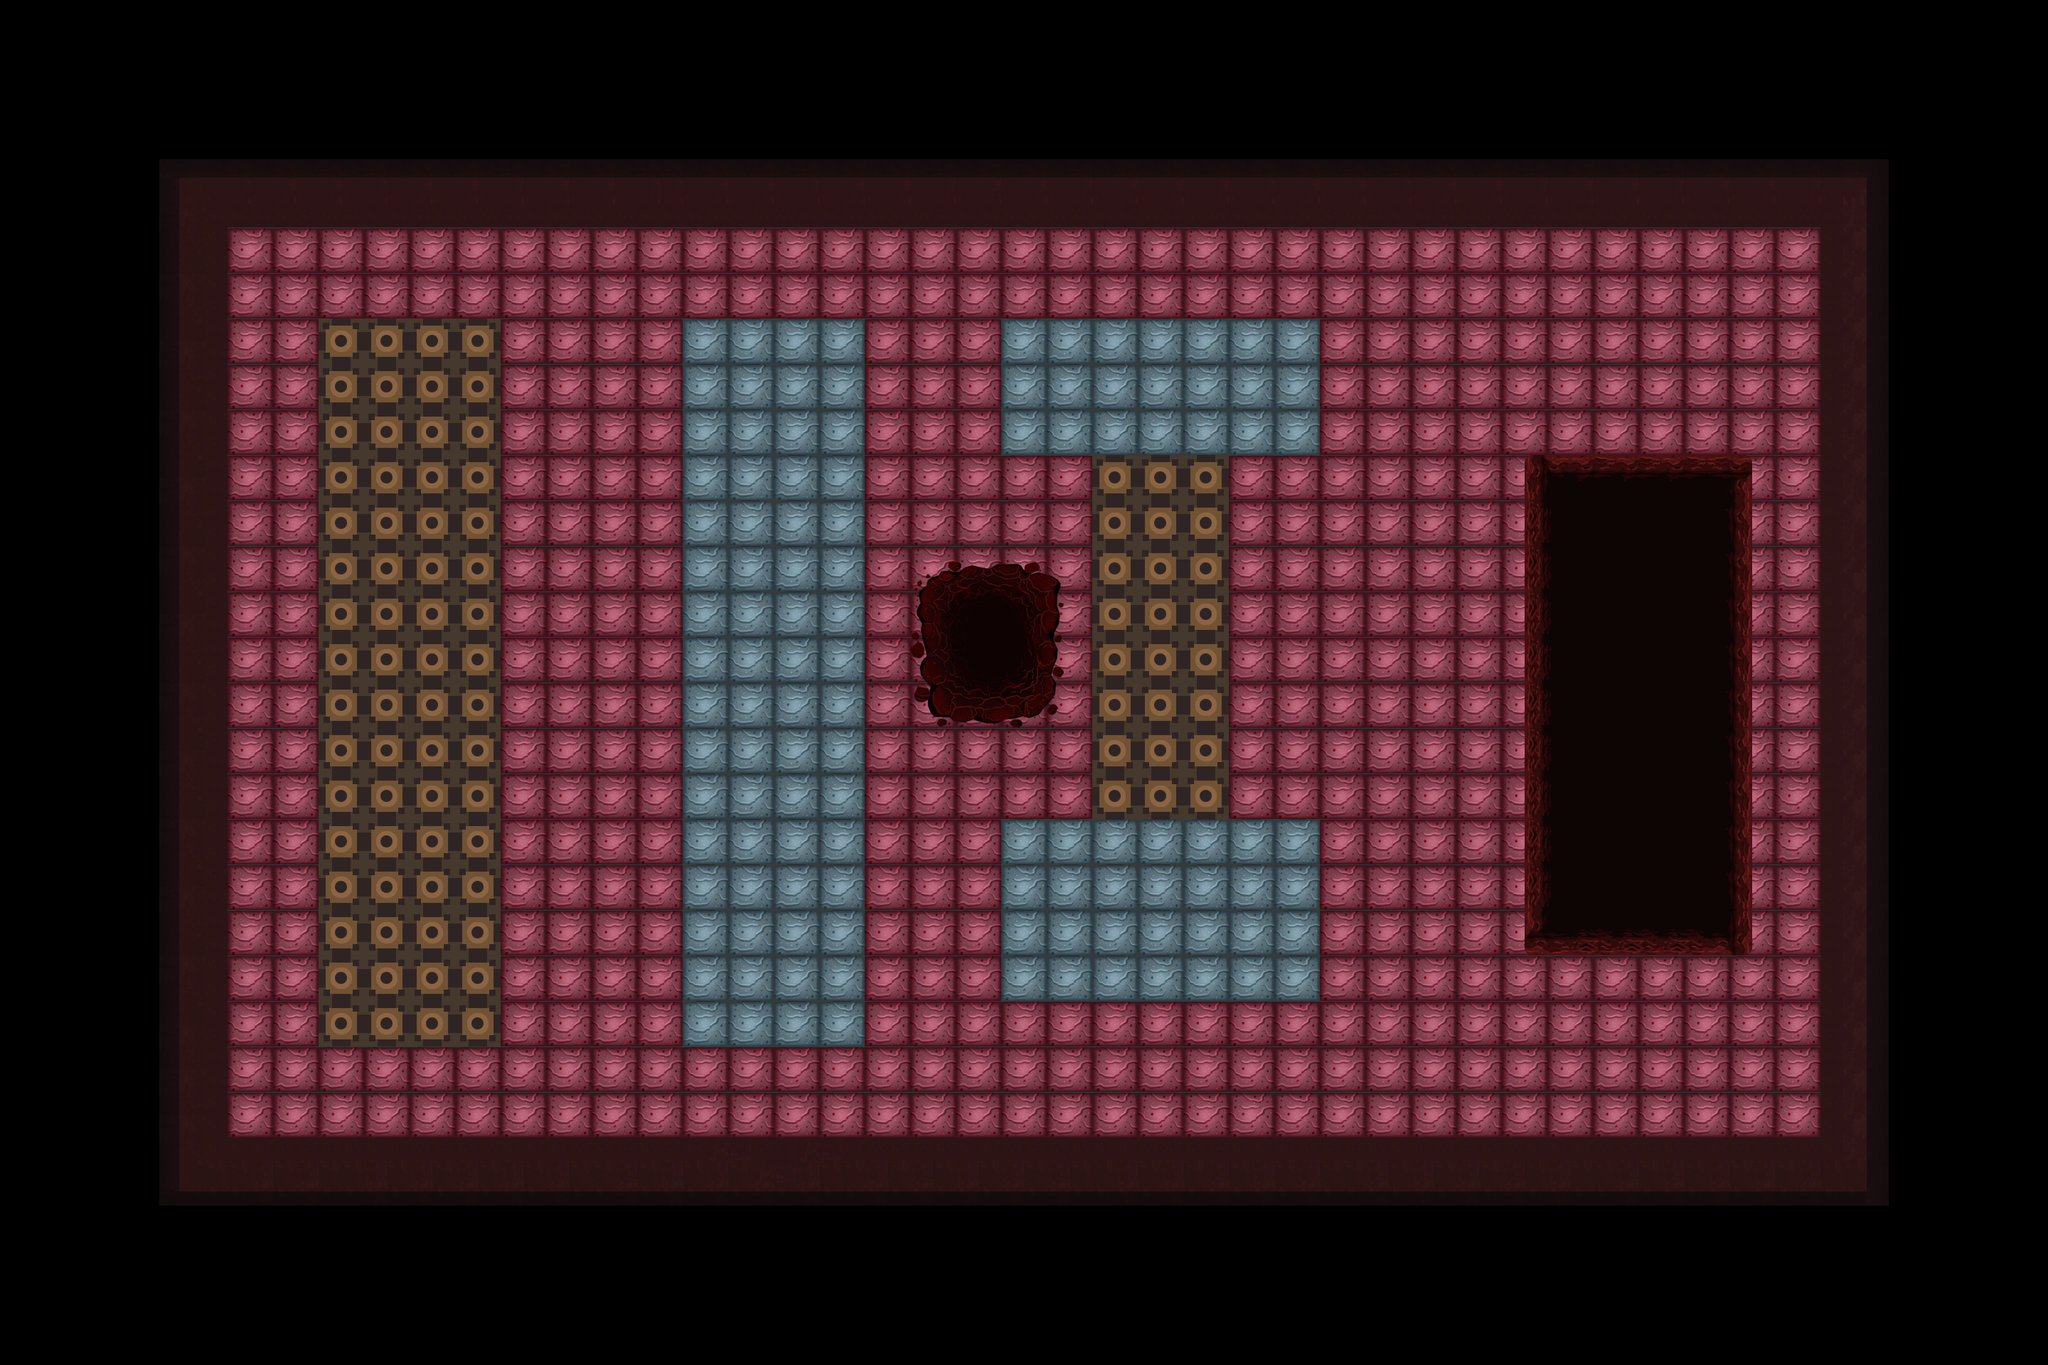

This game map was drawn from its Tiled (.tmx) file and the tilesets committed beside it. A one-line description and the trimmed map source follow:
An orthogonal 90x60 tile map with 32x32 px tiles, 2 tile layers (floor_tiles, walls), 2 tilesets and 32 objects (16x Scorpion, 4x BasicGameObject, 2x TilemapLayerObject, 2x Pit, LavaBurst, ...).

<map version="1.0" tiledversion="1.1.6" orientation="orthogonal" renderorder="right-down" width="90" height="60" tilewidth="32" tileheight="32" infinite="0" nextobjectid="187">
 <properties>
  <property name="atlas" value="image/game.atlas" />
  <property name="preload" value="room_0.tmx" />
 </properties>
 <tileset firstgid="1" source="../game.tsx" />
 <tileset firstgid="74" source="../HorrorGameTiles.tsx" />
 <objectgroup name="background" />
 <layer name="floor_tiles" width="90" height="60">
  <data>[5400 cells, 3496 non-empty, 46 distinct tile ids]</data>
 </layer>
 <layer name="walls" width="90" height="60">
  <data>[5400 cells, 221 non-empty, 37 distinct tile ids]</data>
 </layer>
 <objectgroup name="playground">
  <object id="49" name="floor_tiles" type="TilemapLayerObject" x="0" y="1888" width="32" height="32">
   <properties>
    <property name="tile_layer" value="floor_tiles" />
   </properties>
  </object>
  <object id="51" name="wall_tiles" type="TilemapLayerObject" x="0" y="1888" width="32" height="32">
   <properties>
    <property name="tile_layer" value="walls" />
   </properties>
  </object>
  <object id="75" name="east" type="BasicGameObject" x="2722" y="912" width="32" height="96" />
  <object id="76" name="west" type="BasicGameObject" x="112" y="912" width="32" height="96" />
  <object id="77" name="north" type="BasicGameObject" x="1396" y="128" width="96" height="32" />
  <object id="78" name="south" type="BasicGameObject" x="1396" y="1792" width="96" height="32" />
  <object id="150" name="Scorp" type="Scorpion" gid="61" x="445" y="1483" width="42" height="62" />
  <object id="157" name="Pit" type="Pit" x="1344" y="828" width="108" height="140" />
  <object id="158" name="LavaTrap" type="LavaBurst" gid="48" x="1273" y="953" width="247" height="103" />
  <object id="160" name="Scorp" type="Scorpion" gid="61" x="927" y="1461" width="42" height="62" />
  <object id="161" name="Scorp" type="Scorpion" gid="61" x="1143" y="1501" width="42" height="62" />
  <object id="165" name="Scorp" type="Scorpion" gid="61" x="2071" y="1489" width="42" height="62" />
  <object id="166" name="Scorp" type="Scorpion" gid="61" x="2247" y="1493" width="42" height="62" />
  <object id="168" name="Scorp" type="Scorpion" gid="61" x="2463" y="469" width="42" height="62" />
  <object id="169" name="Scorp" type="Scorpion" gid="61" x="2227" y="373" width="42" height="62" />
  <object id="170" name="Scorp" type="Scorpion" gid="61" x="1959" y="393" width="42" height="62" />
  <object id="174" name="Scorp" type="Scorpion" gid="61" x="1039" y="541" width="42" height="62" />
  <object id="175" name="Scorp" type="Scorpion" gid="61" x="695" y="601" width="42" height="62" />
  <object id="176" name="Scorp" type="Scorpion" gid="61" x="515" y="709" width="42" height="62" />
  <object id="177" name="Scorp" type="Scorpion" gid="61" x="815" y="845" width="42" height="62" />
  <object id="180" name="Scorp" type="Scorpion" gid="61" x="783" y="1101" width="42" height="62" />
  <object id="182" name="Scorp" type="Scorpion" gid="61" x="1759" y="1101" width="42" height="62" />
  <object id="183" name="Scorp" type="Scorpion" gid="61" x="1955" y="829" width="42" height="62" />
  <object id="185" name="Scorp" type="Scorpion" gid="61" x="1775" y="601" width="42" height="62" />
  <object id="186" name="Pit" type="Pit" x="2180" y="680" width="252" height="624" />
 </objectgroup>
 <objectgroup name="foreground" locked="1" />
 <objectgroup name="uiground" locked="1" />
 <objectgroup name="preload" locked="1">
  <object id="1" name="ScreenSize" type="Viewport" x="0" y="0" width="960" height="540" />
  <object id="56" x="-480" y="256" width="96" height="32">
   <text fontfamily="MS Shell Dlg 2" pixelsize="24" wrap="1" color="#ffffff">Fonts</text>
  </object>
  <object id="57" x="-608" y="256" width="96" height="32">
   <text fontfamily="MS Shell Dlg 2" pixelsize="24" wrap="1" color="#ffffff">Sound</text>
  </object>
  <object id="58" x="-736" y="256" width="96" height="32">
   <text fontfamily="MS Shell Dlg 2" pixelsize="24" wrap="1" color="#ffffff">Music</text>
  </object>
  <object id="59" x="-736" y="256" width="96" height="32">
   <text fontfamily="MS Shell Dlg 2" pixelsize="24" wrap="1" color="#ffffff">Music</text>
  </object>
  <object id="60" x="-896" y="256" width="96" height="32">
   <text fontfamily="MS Shell Dlg 2" pixelsize="24" wrap="1" color="#ffffff">Shadersa</text>
  </object>
  <object id="136" name="damageShader" type="Shader" x="1792" y="1786" width="32" height="32">
   <properties>
    <property name="shader_name" value="damaged" />
   </properties>
  </object>
 </objectgroup>
</map>
